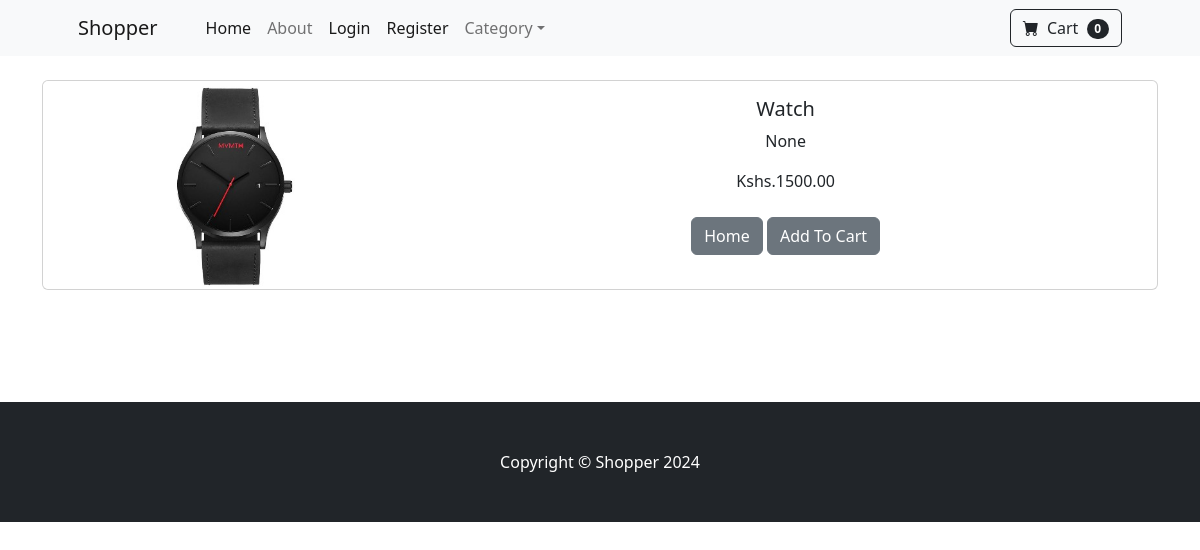
The app's page /product/3 with its own data.
### shop/models.py (models this page shows, shortened)
class Product(models.Model):
    name=models.CharField(max_length=50)
    price=models.DecimalField(default=0,max_digits=6, decimal_places=2)
    category=models.ForeignKey(Category,on_delete=models.CASCADE,default=1)
    description=models.CharField(max_length=500,default="",blank=True,null=True)
    image=models.ImageField(upload_to="uploads/product/")
    is_sale=models.BooleanField(default=False)
    sale_price=models.DecimalField(default=0,max_digits=6, decimal_places=2)

### shop/views.py (the view)
# urls.py: path('product/<int:pk>', views.product, name='product'),
def product(request,pk):
    product = Product.objects.get(id=pk)
    return render(request, 'product.html', {'product': product})

### cart/cart.py (called while the page is built)
    def __len__ (self):
        return len(self.cart)

### cart/context_processors.py (called while the page is built)
def cart(request):
    return {'cart': Cart(request)}

### shop/templates/product.html (shortened to what this page needs)
{% extends 'base.html' %}
{% block content %}
    <div class="container">
        <br>
    <div class="card mb-3" >
  <div class="row g-0">
    <div class="col-md-4">
      <img src="{{ product.image.url }}" class="img-fluid rounded-start" alt="...">
    </div>
    <div class="col-md-8">
      <div class="card-body">
          <center>
        <h5 class="card-title">{{ product.name }}</h5>
        <p class="card-text">{{ product.description }}</p>
              {% if product.is_sale %}
                  <div class="d-flex justify-content-center small text-warning mb-2">
                  <div class="bi-star-fill"></div>
                  &nbsp;&nbsp;Sale!&nbsp;&nbsp;
                  <div class="bi-star-fill"></div>
                  </div>
                  <strike>
                  Kshs.{{ product.price }}
                  </strike>
                  &nbsp;
                  Kshs.{{ product.sale_price }}
              {% else %}
                  Kshs.{{ product.price }}
              {% endif %}
              <br><br>
              <a href="{% url 'home' %}" class="btn btn-secondary">Home</a>
                <button type="button" value="{{ product.id }}" class="btn btn-secondary" id="add-cart">Add To Cart
                </button>
              </center>
      </div>
    </div>
  </div>
</div>
    </div>
    <br><br><br><br>
{% endblock %}

### records on screen
Product: image (picture), name "Watch", description "None", price "1500.00"

### other values on screen
{{ cart|length }} "0"
